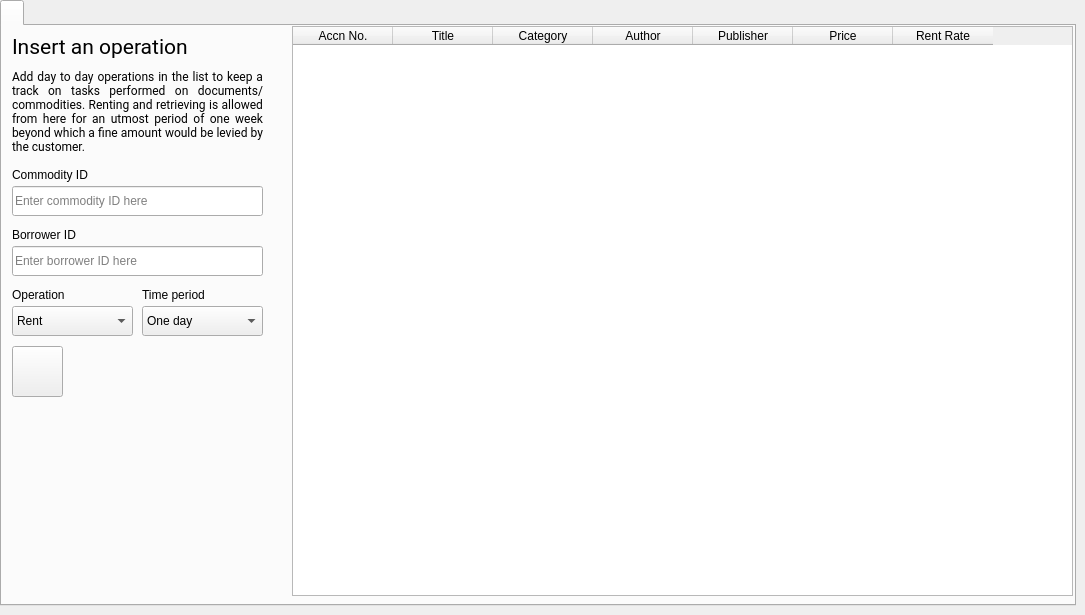
    <widget class="QWidget" name="tab">
     <attribute name="title">
      <string>Operations</string>
     </attribute>
     <widget class="QTabWidget" name="tabWidget">
      <property name="geometry">
       <rect>
        <x>0</x>
        <y>0</y>
        <width>1076</width>
        <height>606</height>
       </rect>
      </property>
      <property name="font">
       <font/>
      </property>
      <property name="currentIndex">
       <number>0</number>
      </property>
      <property name="iconSize">
       <size>
        <width>20</width>
        <height>20</height>
       </size>
      </property>
      <widget class="QWidget" name="tab_7">
       <attribute name="icon">
        <iconset resource="icons.qrc">
         <normaloff>:/icons/active_svg/create.svg</normaloff>:/icons/active_svg/create.svg</iconset>
       </attribute>
       <attribute name="title">
        <string/>
       </attribute>
       <widget class="QLabel" name="label_2">
        <property name="geometry">
         <rect>
          <x>10</x>
          <y>140</y>
          <width>121</width>
          <height>18</height>
         </rect>
        </property>
        <property name="font">
         <font/>
        </property>
        <property name="text">
         <string>Commodity ID</string>
        </property>
       </widget>
       <widget class="QTableWidget" name="tableWidget">
        <property name="geometry">
         <rect>
          <x>290</x>
          <y>0</y>
          <width>781</width>
          <height>570</height>
         </rect>
        </property>
        <property name="styleSheet">
         <string notr="true"/>
        </property>
        <column>
         <property name="text">
          <string>Accn No.</string>
         </property>
        </column>
        <column>
         <property name="text">
          <string>Title</string>
         </property>
        </column>
        <column>
         <property name="text">
          <string>Category</string>
         </property>
        </column>
        <column>
         <property name="text">
          <string>Author</string>
         </property>
        </column>
        <column>
         <property name="text">
          <string>Publisher</string>
         </property>
        </column>
        <column>
         <property name="text">
          <string>Price</string>
         </property>
        </column>
        <column>
         <property name="text">
          <string>Rent Rate</string>
         </property>
        </column>
       </widget>
       <widget class="QComboBox" name="comboBox_2">
        <property name="geometry">
         <rect>
          <x>140</x>
          <y>280</y>
          <width>121</width>
          <height>30</height>
         </rect>
        </property>
        <property name="font">
         <font/>
        </property>
        <item>
         <property name="text">
          <string>One day</string>
         </property>
        </item>
        <item>
         <property name="text">
          <string>Two days</string>
         </property>
        </item>
        <item>
         <property name="text">
          <string>Three days</string>
         </property>
        </item>
        <item>
         <property name="text">
          <string>Four days</string>
         </property>
        </item>
        <item>
         <property name="text">
          <string>Five days</string>
         </property>
        </item>
        <item>
         <property name="text">
          <string>Six days</string>
         </property>
        </item>
        <item>
         <property name="text">
          <string>One week</string>
         </property>
        </item>
       </widget>
       <widget class="QLabel" name="label_11">
        <property name="geometry">
         <rect>
          <x>10</x>
          <y>200</y>
          <width>121</width>
          <height>18</height>
         </rect>
        </property>
        <property name="font">
         <font/>
        </property>
        <property name="text">
         <string>Borrower ID</string>
        </property>
       </widget>
       <widget class="QLabel" name="label_4">
        <property name="geometry">
         <rect>
          <x>140</x>
          <y>260</y>
          <width>91</width>
          <height>18</height>
         </rect>
        </property>
        <property name="font">
         <font/>
        </property>
        <property name="text">
         <string>Time period</string>
        </property>
       </widget>
       <widget class="QLabel" name="label_3">
        <property name="geometry">
         <rect>
          <x>10</x>
          <y>260</y>
          <width>91</width>
          <height>18</height>
         </rect>
        </property>
        <property name="font">
         <font/>
        </property>
        <property name="text">
         <string>Operation</string>
        </property>
       </widget>
       <widget class="QLineEdit" name="lineEdit">
        <property name="geometry">
         <rect>
          <x>10</x>
          <y>160</y>
          <width>251</width>
          <height>30</height>
         </rect>
        </property>
        <property name="font">
         <font/>
        </property>
        <property name="placeholderText">
         <string>Enter commodity ID here</string>
        </property>
       </widget>
       <widget class="QLineEdit" name="lineEdit_4">
        <property name="geometry">
         <rect>
          <x>10</x>
          <y>220</y>
          <width>251</width>
          <height>30</height>
         </rect>
        </property>
        <property name="font">
         <font/>
        </property>
        <property name="placeholderText">
         <string>Enter borrower ID here</string>
        </property>
       </widget>
       <widget class="QComboBox" name="comboBox">
        <property name="geometry">
         <rect>
          <x>10</x>
          <y>280</y>
          <width>121</width>
          <height>30</height>
         </rect>
        </property>
        <property name="font">
         <font/>
        </property>
        <item>
         <property name="text">
          <string>Rent</string>
         </property>
        </item>
        <item>
         <property name="text">
          <string>Return</string>
         </property>
        </item>
       </widget>
       <widget class="QLabel" name="label_126">
        <property name="geometry">
         <rect>
          <x>10</x>
          <y>0</y>
          <width>211</width>
          <height>41</height>
         </rect>
        </property>
        <property name="font">
         <font>
          <family>Roboto</family>
          <pointsize>16</pointsize>
         </font>
        </property>
        <property name="text">
         <string>Insert an operation</string>
        </property>
       </widget>
       <widget class="QLabel" name="label_127">
        <property name="geometry">
         <rect>
          <x>10</x>
          <y>40</y>
          <width>251</width>
          <height>91</height>
         </rect>
        </property>
        <property name="font">
         <font>
          <family>Roboto</family>
          <weight>50</weight>
          <italic>false</italic>
          <bold>false</bold>
         </font>
        </property>
        <property name="styleSheet">
         <string notr="true"/>
        </property>
        <property name="text">
         <string>Add day to day operations in the list to keep a track on tasks performed on documents/commodities. Renting and retrieving is allowed from here for an utmost period of one week beyond which a fine amount would be levied by the customer.</string>
        </property>
        <property name="alignment">
         <set>Qt::AlignJustify|Qt::AlignVCenter</set>
        </property>
        <property name="wordWrap">
         <bool>true</bool>
        </property>
       </widget>
       <widget class="QPushButton" name="pushButton_13">
        <property name="geometry">
         <rect>
          <x>10</x>
          <y>320</y>
          <width>51</width>
          <height>51</height>
         </rect>
        </property>
        <property name="text">
         <string/>
        </property>
        <property name="icon">
         <iconset resource="icons.qrc">
          <normaloff>:/icons/active_svg/create.svg</normaloff>:/icons/active_svg/create.svg</iconset>
        </property>
        <property name="iconSize">
         <size>
          <width>64</width>
          <height>64</height>
         </size>
        </property>
       </widget>
      </widget>
     </widget>
    </widget>
